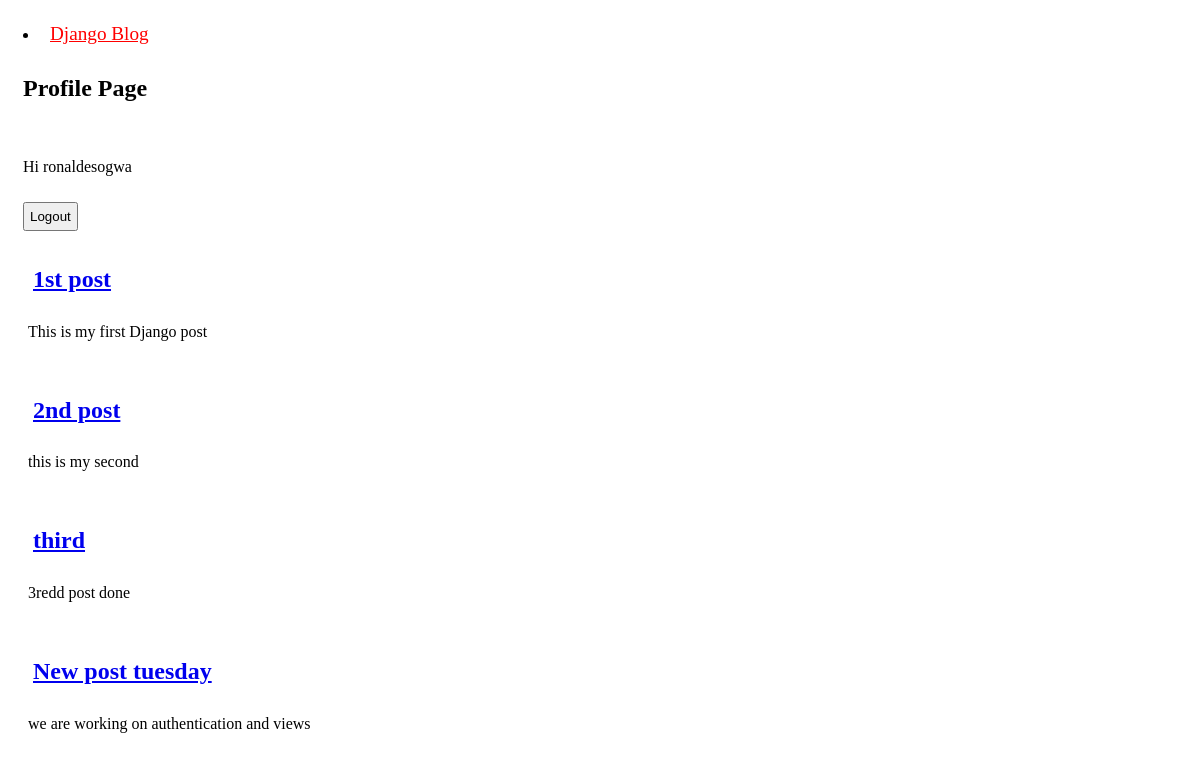
/profile/ (signed in), run on the app's committed database.
### blog/models.py (models this page shows, shortened)
class Post(models.Model):
    title = models.CharField(max_length=200)
    author = models.ForeignKey(
        User,
        on_delete=models.CASCADE
        )
    body = models.TextField()

### blog/views.py (the view)
# urls.py: path('profile/', ProfileBlogListView.as_view(), name='profile')
class ProfileBlogListView(LoginRequiredMixin,ListView):
    model = Post
    template_name = 'profile.html'
    def get_queryset(self):
        all_posts = Post.objects.all()
        filtered_posts = Post.objects.filter(author=self.request.user)
        return filtered_posts

### templates/profile.html (shortened to what this page needs)
{% extends 'base.html' %}
{% block content %}
<h2> Profile Page </h2>
    {% if user.is_authenticated %}
        <div class="user-area"></div>
        <p> Hi {{ user.username }}</p>
        <form action="{% url 'logout' %}" method="post">
            <button type="submit">Logout</button>
        </form>
        {% if object_list %}
        {% for post in object_list %}
            <div class="post-entry">
                <h2><a href="{% url 'post_detail' post.pk %}"> {{ post.title }} </a> </h2>
                <p> {{ post.body }}</p>
            </div>
        {% endfor %}
    {% else %}
    <div>
        <p>You have no posts</p>
    </div>
    {% endif %}
    {% endif %}
{% endblock content %}

### static/styles.css (style rules this page uses)
* { box-sizing: border-box; padding: 5px; }
body { background-color: white ; color: #000; }
.user-area { display: flex; align-items: center; justify-content: space-between; }

### data on the page
Post: title "1st post", body "This is my first Django post"
Post: title "2nd post", body "this is my second"
Post: title "third", body "3redd post done"
Post: title "New post tuesday", body "we are working on authentication and views"

### other printed values
{{ user.username }} "ronaldesogwa"
